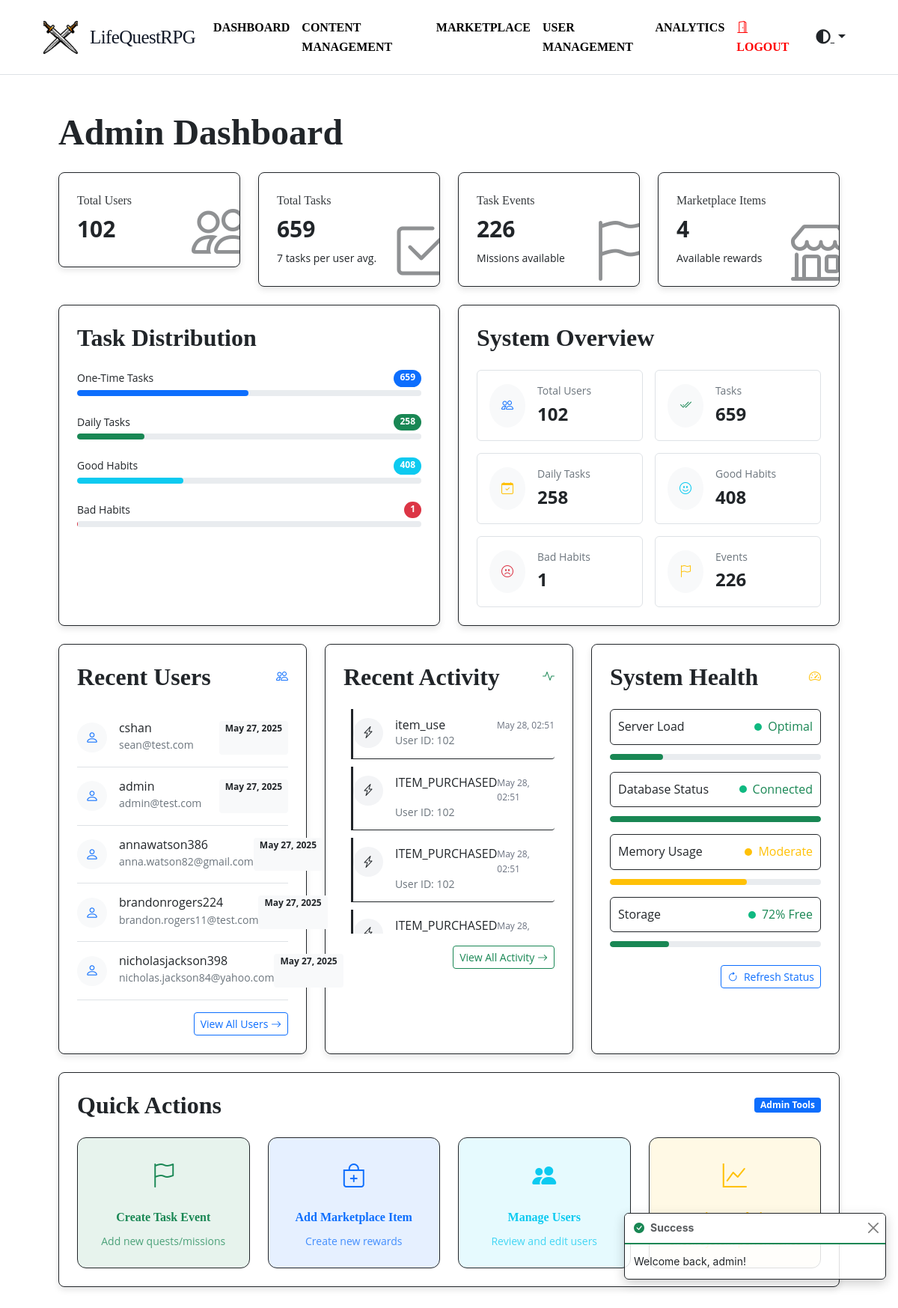
Page /admin (signed in) on the committed database.
### tables this page shows
CREATE TABLE `users` (
  `id` int NOT NULL,
  `email` varchar(255) NOT NULL,
  `username` varchar(50) DEFAULT NULL,
  `password` varchar(255) NOT NULL,
  `name` varchar(255) DEFAULT NULL,
  `role` enum('admin','user') DEFAULT 'user',
  `created_at` timestamp NULL DEFAULT CURRENT_TIMESTAMP,
  `updated_at` timestamp NULL DEFAULT CURRENT_TIMESTAMP ON UPDATE CURRENT_TIMESTAMP,
  `coins` int DEFAULT '0',
  `character_created` tinyint(1) DEFAULT '0' COMMENT 'Tracks if character setup is complete',
  `email_notifications` tinyint(1) DEFAULT '1',
  `task_reminders` tinyint(1) DEFAULT '1',
  `achievement_alerts` tinyint(1) DEFAULT '1',
  `theme` varchar(20) DEFAULT 'light',
  `color_scheme` varchar(20) DEFAULT 'default'
);

CREATE TABLE `activity_log` (
  `log_id` int NOT NULL,
  `user_id` int NOT NULL,
  `activity_type` varchar(50) NOT NULL,
  `activity_details` longtext,
  `log_timestamp` timestamp NULL DEFAULT CURRENT_TIMESTAMP
);

### app/Views/admin/dashboard.php (the view, shortened to what the rows shown need)
<div class="admin-dashboard">
  <div class="container-fluid">
    <h1 class="display-5 fw-bold mb-4 fade-in" style="font-family: 'Pixelify Sans', serif;">Admin Dashboard</h1>
    <div class="row g-4 mb-4 fade-in">
      <div class="col-md-6">
        <div class="admin-card">
          <h2 class="card-title mb-4">Task Distribution</h2>
        </div>
      </div>
      <div class="col-md-6">
        <div class="admin-card">
          <h2 class="card-title mb-4">System Overview</h2>
        </div>
      </div>
    </div>
    <div class="row g-4 fade-in">
      <div class="col-md-4">
        <div class="admin-card h-100">
          <div class="d-flex justify-content-between align-items-center mb-4">
            <h2 class="card-title mb-0">Recent Users</h2>
          </div>
          <?php if (count($recentUsers) > 0): ?>
            <div class="list-group list-group-flush">
              <?php foreach ($recentUsers as $user): ?>
                <div class="list-group-item px-0 py-3 border-bottom">
                  <div class="d-flex justify-content-between">
                    <div class="d-flex align-items-center">
                      <div class="avatar-circle bg-light me-3 text-primary">
                        <i class="bi bi-person"></i>
                      </div>
                      <div>
                        <h6 class="mb-0"><?= htmlspecialchars($user['username'] ?? 'Unknown User') ?></h6>
                        <small class="text-muted"><?= htmlspecialchars($user['email'] ?? '') ?></small>
                      </div>
                    </div>
                    <span class="badge bg-light text-dark">
                      <?= isset($user['created_at']) ? date('M j, Y', strtotime($user['created_at'])) : 'Unknown' ?>
                    </span>
                  </div>
                </div>
              <?php endforeach; ?>
            </div>
          <?php else: ?>
            <div class="alert alert-info">No recent user registrations.</div>
          <?php endif; ?>
        </div>
      </div>
      <div class="col-md-4">
        <div class="admin-card h-100">
          <div class="d-flex justify-content-between align-items-center mb-4">
            <h2 class="card-title mb-0">Recent Activity</h2>
          </div>
          <?php if (count($recentActivity) > 0): ?>
            <div class="activity-feed">
              <?php foreach ($recentActivity as $activity): ?>
                <div class="activity-item">
                  <div class="activity-icon">
                    <i class="bi bi-lightning-charge"></i>
                  </div>
                  <div class="activity-content">
                    <div class="d-flex justify-content-between">
                      <h6 class="mb-0"><?= htmlspecialchars($activity['activity_type'] ?? 'Unknown') ?></h6>
                      <span class="activity-time">
                        <?= isset($activity['log_timestamp']) ? date('M j, H:i', strtotime($activity['log_timestamp'])) : 'Unknown' ?>
                      </span>
                    </div>
                    <p class="mb-0 text-muted small">User ID: <?= $activity['user_id'] ?? 'N/A' ?></p>
                  </div>
                </div>
              <?php endforeach; ?>
            </div>
          <?php else: ?>
            <div class="alert alert-info">No recent activity.</div>
          <?php endif; ?>
        </div>
      </div>
      <div class="col-md-4">
        <div class="admin-card h-100">
          <div class="d-flex justify-content-between align-items-center mb-4">
            <h2 class="card-title mb-0">System Health</h2>
          </div>
        </div>
      </div>
    </div>
    <div class="row mt-4 mb-3 fade-in">
      <div class="col-12">
        <div class="admin-card">
          <div class="d-flex justify-content-between align-items-center mb-4">
            <h2 class="card-title mb-0">Quick Actions</h2>
          </div>
        </div>
      </div>
    </div>
  </div>
</div>

### rows in the picture
users: username "cshan", email "sean@test.com", created_at "May 27, 2025"
users: username "admin", email "admin@test.com", created_at "May 27, 2025"
users: username "annawatson386", email "anna.watson82@gmail.com", created_at "May 27, 2025"
users: username "brandonrogers224", email "brandon.rogers11@test.com", created_at "May 27, 2025"
users: username "nicholasjackson398", email "nicholas.jackson84@yahoo.com", created_at "May 27, 2025"
activity_log: activity_type "item_use", log_timestamp "May 28, 02:51", user "102"
activity_log: activity_type "ITEM_PURCHASED", log_timestamp "May 28, 02:51", user "102"
activity_log: activity_type "ITEM_PURCHASED", log_timestamp "May 28, 02:51", user "102"
activity_log: activity_type "ITEM_PURCHASED", log_timestamp "May 28,…"

### other values in the picture
$stats['total_users'] "102"
$stats['total_tasks'] "659"
ceil($stats['total_tasks'] / max(1, $stats['total_users'])) "7"
$stats['task_events'] "226"
$stats['marketplace_items'] "4"
$stats['daily_tasks'] "258"
$stats['good_habits'] "408"
$stats['bad_habits'] "1"
$_SESSION['success'] "Welcome back, admin!"
